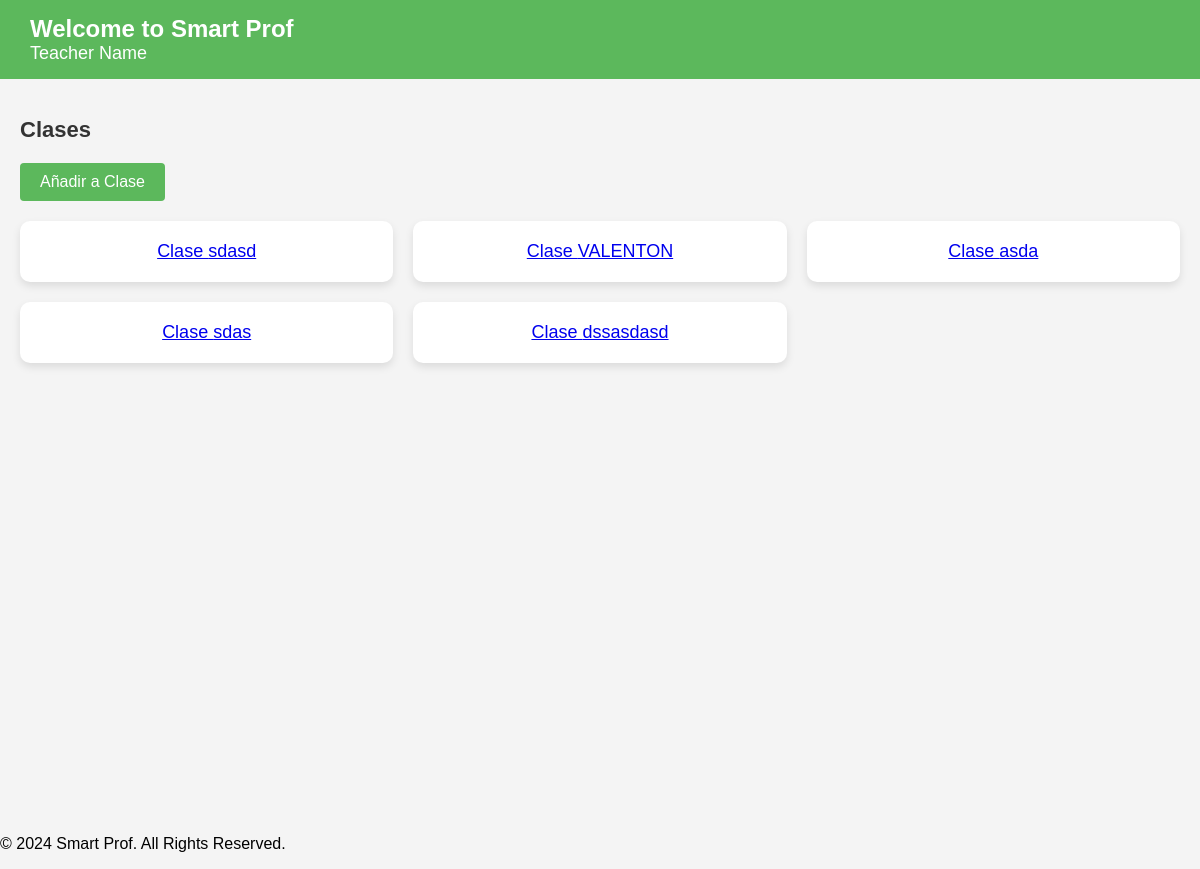
/auth/dash (signed in), run on an earlier commit of the app's database.
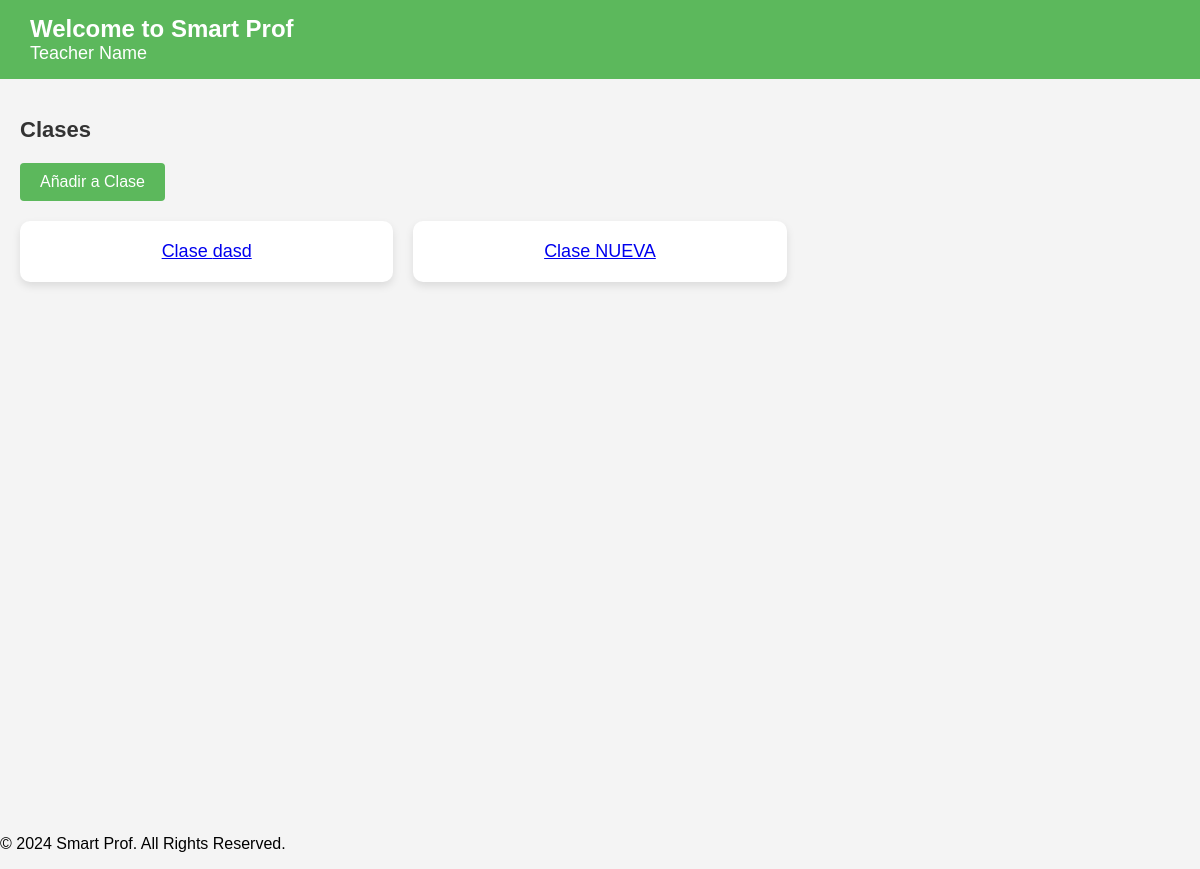
And on a later commit of the database.
### miapp/models.py (models this page shows)
class Clase(models.Model):
    nombre = models.CharField(max_length=60)
    profile = models.ForeignKey(Profile, related_name='clases', on_delete=models.CASCADE)
    def __str__(self):
        return self.nombre

### miapp/views.py (the view)
# urls.py: path('auth/dash',views.dash,name='dash'),
def dash(request):
    user_id = request.user.id
    try:
        profile = Profile.objects.get(user_id=user_id)
        clases = profile.clases.all()
        print(clases)
        return render(request, "auth/dash.html", {'user_id': user_id, 'clases': clases})
    except Profile.DoesNotExist:
        return render(request, "auth/dash.html", {'user_id': user_id, 'clases': []})

### miapp/templates/auth/dash.html (shortened to what this page needs)
{% load static %}
<!DOCTYPE html>
<html lang="es">
<head>
    <link rel="stylesheet" href="{% static 'inicio_style.css' %}">
</head>
<body>
    <header>
        <div class="header-container">
            <h1>Welcome to Smart Prof</h1>
            <div class="user-section">
                <span>Teacher Name</span>
            </div>
        </div>
    </header>
    <div class="main-container">
        <section class="class-section">
            <h2>Clases</h2>
            <button class="add-class-button" onclick="openModal()">Añadir a Clase</button>
            <div class="class-grid">
                {% if clases %}
                    {% for clase in clases %}
                        <a href="{% url 'clase' clase.id %}" class="class-box">Clase {{ clase.nombre }}</a>
                    {% endfor %}
                {% else %}
                    <p>No classes found.</p>
                {% endif %}
            </div>
        </section>
    </div>
    <footer>
        <p>&copy; 2024 Smart Prof. All Rights Reserved.</p>
    </footer>
</body>
</html>

What changed in the data, as far as the page shows it:
removed Clase: nombre "sdasd"
removed Clase: nombre "VALENTON"
removed Clase: nombre "asda"
removed Clase: nombre "sdas"
removed Clase: nombre "dssasdasd"
added Clase: nombre "dasd"
added Clase: nombre "NUEVA"
